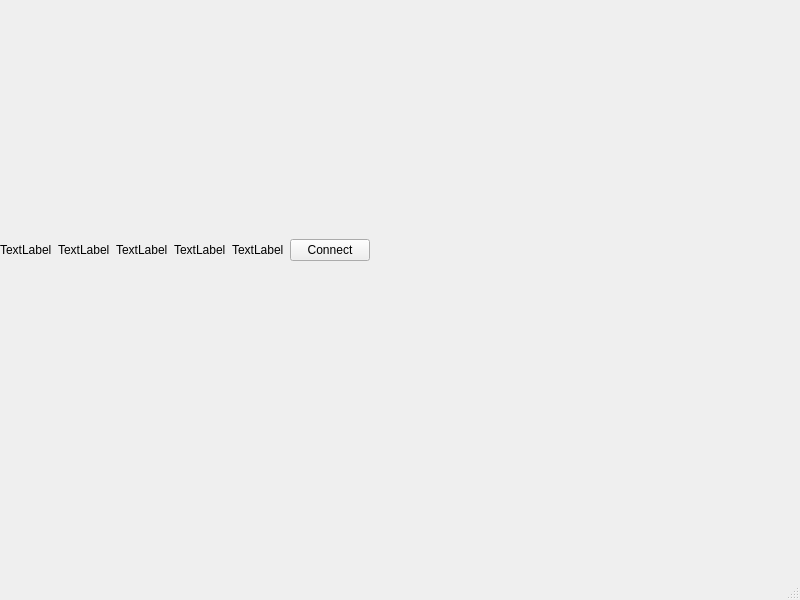
<?xml version="1.0" encoding="UTF-8"?>
<ui version="4.0">
 <class>MainWindow</class>
 <widget class="QMainWindow" name="MainWindow">
  <property name="geometry">
   <rect>
    <x>0</x>
    <y>0</y>
    <width>800</width>
    <height>600</height>
   </rect>
  </property>
  <property name="windowTitle">
   <string>MainWindow</string>
  </property>
  <widget class="QWidget" name="centralwidget">
   <widget class="QWidget" name="verticalLayoutWidget">
    <property name="geometry">
     <rect>
      <x>0</x>
      <y>0</y>
      <width>801</width>
      <height>591</height>
     </rect>
    </property>
    <layout class="QVBoxLayout" name="verticalLayout">
     <property name="sizeConstraint">
      <enum>QLayout::SetMaximumSize</enum>
     </property>
     <item>
      <layout class="QHBoxLayout" name="horizontalLayout">
       <property name="sizeConstraint">
        <enum>QLayout::SetMinAndMaxSize</enum>
       </property>
       <property name="topMargin">
        <number>0</number>
       </property>
       <property name="bottomMargin">
        <number>90</number>
       </property>
       <item>
        <widget class="QLabel" name="label_5">
         <property name="text">
          <string>TextLabel</string>
         </property>
        </widget>
       </item>
       <item>
        <widget class="QLabel" name="label_4">
         <property name="text">
          <string>TextLabel</string>
         </property>
        </widget>
       </item>
       <item>
        <widget class="QLabel" name="label_3">
         <property name="text">
          <string>TextLabel</string>
         </property>
        </widget>
       </item>
       <item>
        <widget class="QLabel" name="label_2">
         <property name="text">
          <string>TextLabel</string>
         </property>
        </widget>
       </item>
       <item>
        <widget class="QLabel" name="label">
         <property name="text">
          <string>TextLabel</string>
         </property>
        </widget>
       </item>
       <item>
        <widget class="QPushButton" name="Connect">
         <property name="text">
          <string>Connect</string>
         </property>
        </widget>
       </item>
      </layout>
     </item>
     <item>
      <layout class="QHBoxLayout" name="horizontalLayout_2"/>
     </item>
    </layout>
   </widget>
  </widget>
  <widget class="QStatusBar" name="statusbar"/>
 </widget>
 <resources/>
 <connections/>
</ui>
